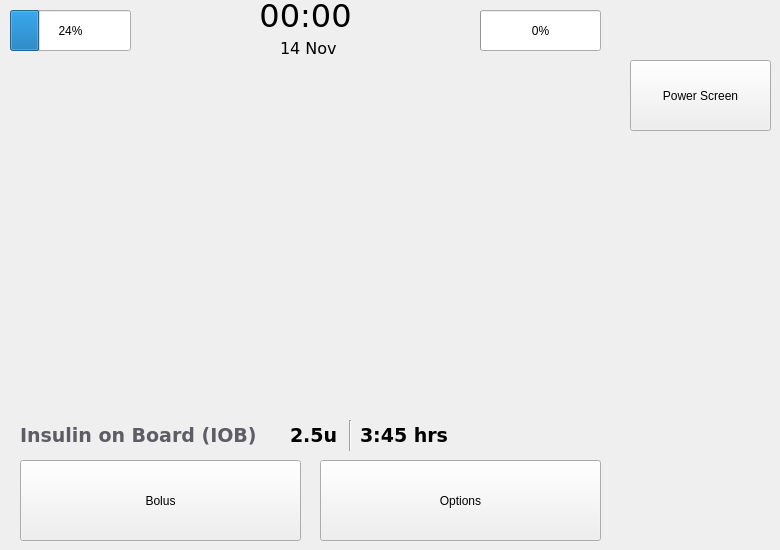
    <widget class="QWidget" name="homeCGM">
     <widget class="QLabel" name="time_2">
      <property name="geometry">
       <rect>
        <x>250</x>
        <y>0</y>
        <width>111</width>
        <height>31</height>
       </rect>
      </property>
      <property name="font">
       <font>
        <family>DejaVu Sans</family>
        <pointsize>24</pointsize>
       </font>
      </property>
      <property name="text">
       <string>00:00</string>
      </property>
      <property name="alignment">
       <set>Qt::AlignCenter</set>
      </property>
     </widget>
     <widget class="QLabel" name="date_2">
      <property name="geometry">
       <rect>
        <x>280</x>
        <y>40</y>
        <width>81</width>
        <height>17</height>
       </rect>
      </property>
      <property name="font">
       <font>
        <family>DejaVu Sans</family>
        <pointsize>12</pointsize>
       </font>
      </property>
      <property name="text">
       <string>14 Nov</string>
      </property>
      <property name="alignment">
       <set>Qt::AlignLeading|Qt::AlignLeft|Qt::AlignVCenter</set>
      </property>
     </widget>
     <widget class="QWidget" name="CGMGraph" native="true">
      <property name="geometry">
       <rect>
        <x>0</x>
        <y>60</y>
        <width>471</width>
        <height>351</height>
       </rect>
      </property>
     </widget>
     <widget class="QProgressBar" name="battery_2">
      <property name="geometry">
       <rect>
        <x>10</x>
        <y>10</y>
        <width>121</width>
        <height>41</height>
       </rect>
      </property>
      <property name="value">
       <number>24</number>
      </property>
     </widget>
     <widget class="QProgressBar" name="insulinGauge_2">
      <property name="geometry">
       <rect>
        <x>480</x>
        <y>10</y>
        <width>121</width>
        <height>41</height>
       </rect>
      </property>
      <property name="value">
       <number>0</number>
      </property>
     </widget>
     <widget class="QPushButton" name="pushButton_2">
      <property name="geometry">
       <rect>
        <x>20</x>
        <y>460</y>
        <width>281</width>
        <height>81</height>
       </rect>
      </property>
      <property name="text">
       <string>Bolus</string>
      </property>
     </widget>
     <widget class="QPushButton" name="optionsButton_2">
      <property name="geometry">
       <rect>
        <x>320</x>
        <y>460</y>
        <width>281</width>
        <height>81</height>
       </rect>
      </property>
      <property name="text">
       <string>Options</string>
      </property>
     </widget>
     <widget class="QLabel" name="insulinOnBoard_2">
      <property name="geometry">
       <rect>
        <x>20</x>
        <y>420</y>
        <width>311</width>
        <height>31</height>
       </rect>
      </property>
      <property name="font">
       <font>
        <family>DejaVu Sans</family>
        <pointsize>14</pointsize>
        <weight>75</weight>
        <bold>true</bold>
       </font>
      </property>
      <property name="styleSheet">
       <string notr="true">color: rgb(94, 92, 100)</string>
      </property>
      <property name="text">
       <string>Insulin on Board (IOB)</string>
      </property>
     </widget>
     <widget class="QLabel" name="units_2">
      <property name="geometry">
       <rect>
        <x>290</x>
        <y>420</y>
        <width>51</width>
        <height>31</height>
       </rect>
      </property>
      <property name="font">
       <font>
        <family>DejaVu Sans</family>
        <pointsize>14</pointsize>
        <weight>75</weight>
        <bold>true</bold>
       </font>
      </property>
      <property name="styleSheet">
       <string notr="true">color: rgb(0, 0, 0)</string>
      </property>
      <property name="text">
       <string>2.5u</string>
      </property>
     </widget>
     <widget class="Line" name="line">
      <property name="geometry">
       <rect>
        <x>340</x>
        <y>420</y>
        <width>20</width>
        <height>31</height>
       </rect>
      </property>
      <property name="styleSheet">
       <string notr="true">color: rgb(0, 0, 0)</string>
      </property>
      <property name="orientation">
       <enum>Qt::Vertical</enum>
      </property>
     </widget>
     <widget class="QLabel" name="remainingTime_2">
      <property name="geometry">
       <rect>
        <x>360</x>
        <y>420</y>
        <width>111</width>
        <height>31</height>
       </rect>
      </property>
      <property name="font">
       <font>
        <family>DejaVu Sans</family>
        <pointsize>14</pointsize>
        <weight>75</weight>
        <bold>true</bold>
       </font>
      </property>
      <property name="styleSheet">
       <string notr="true">color: rgb(0, 0, 0)</string>
      </property>
      <property name="text">
       <string>3:45 hrs</string>
      </property>
     </widget>
     <widget class="QPushButton" name="powerScreenButton_2">
      <property name="geometry">
       <rect>
        <x>630</x>
        <y>60</y>
        <width>141</width>
        <height>71</height>
       </rect>
      </property>
      <property name="text">
       <string>Power Screen</string>
      </property>
     </widget>
    </widget>
